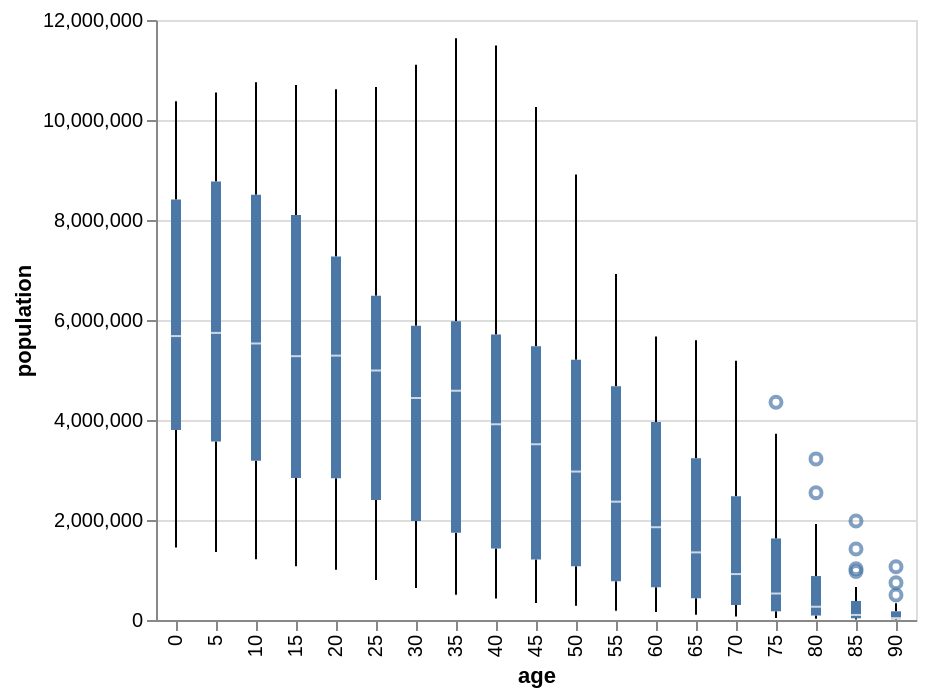

Write the Vega-Lite specification saved for this chart.
### Vega-Lite specification from a JSON file in a GitHub repository (floating-point values rounded to 4 significant figures; data arrays with more than 128 entries replaced by an {"elided": "..."} marker saying what was removed)
{"$schema": "https://vega.github.io/schema/vega-lite/v5.json", "description": "A vertical 2D box plot showing median, min, and max in the US population distribution of age groups in 2000.", "data": {"values": {"elided": "570 records"}}, "mark": {"type": "boxplot", "extent": 1.5}, "encoding": {"x": {"field": "age", "type": "ordinal"}, "y": {"field": "people", "type": "quantitative", "axis": {"title": "population"}}, "size": {"value": 5}}}
